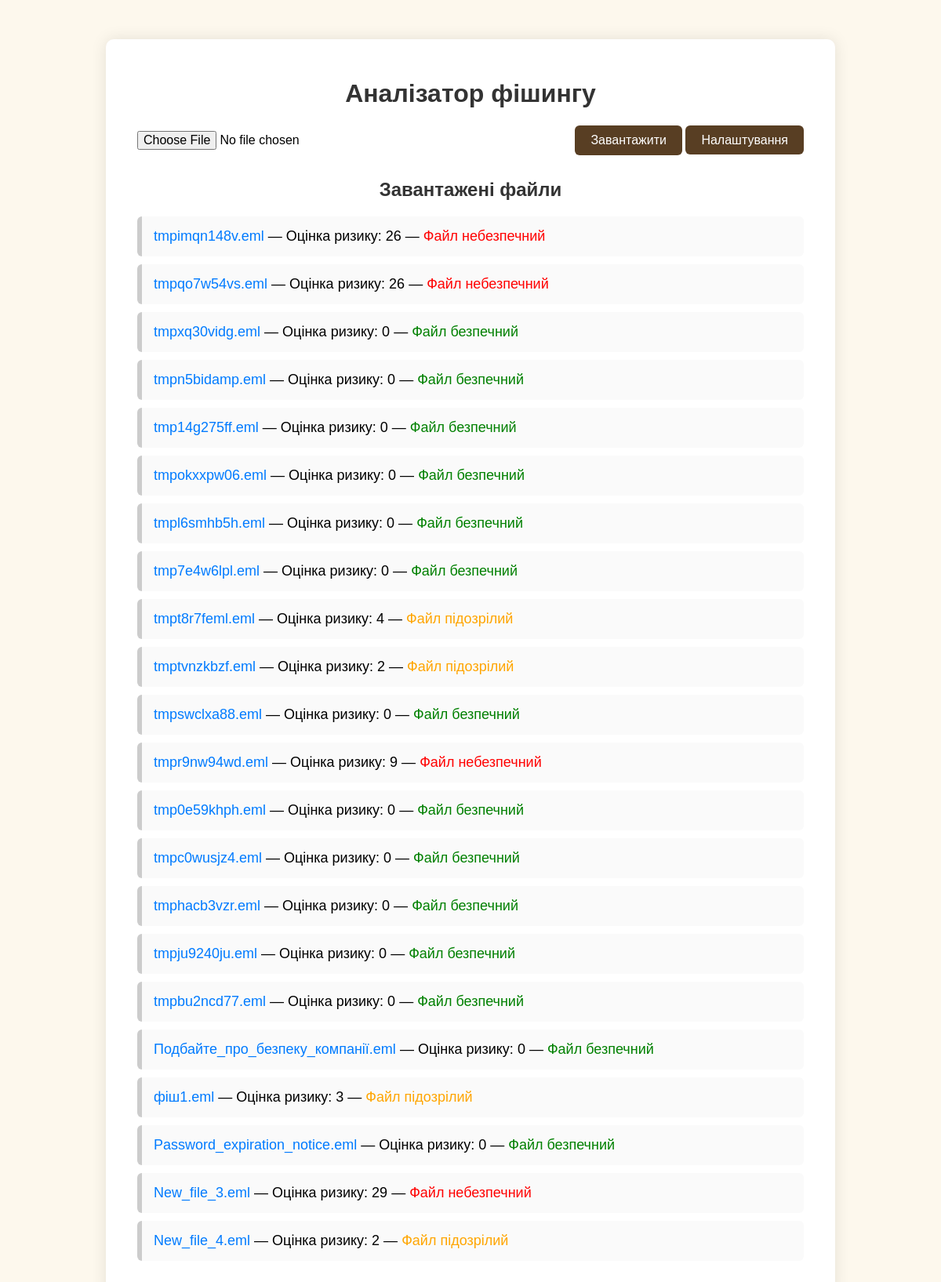
Before: / with the older database file.
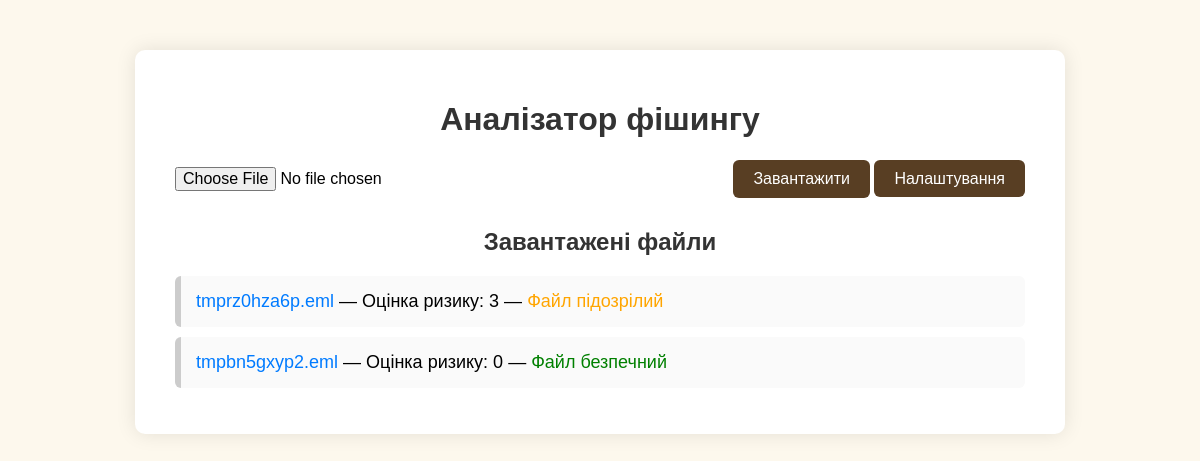
After: the same page with the newer database file.
### analyzer/models.py (models this page shows, shortened)
class UploadedFile(models.Model):
    STATUS_CHOICES = [
        ('analyzing', 'Аналізується'),
        ('done', 'Завершено'),
        ('error', 'Помилка'),
    ]
    file = models.FileField(upload_to='')
    risk_score = models.IntegerField(default=0)
    status = models.CharField(max_length=20, choices=STATUS_CHOICES, default='done')

### analyzer/views.py (the view, shortened to what this page needs)
# urls.py: path('', views.index, name='index'),
def index(request):
    files = UploadedFile.objects.order_by("-id")
    files_json = [{"id": f.id} for f in files]
    return render(
        request, "analyzer/index.html", {"files": files, "files_json": files_json}
    )

### analyzer/templates/analyzer/index.html (shortened to what this page needs)
{% load static %}
<!DOCTYPE html>
<html lang="uk">
<head>
</head>
<body>
    <div class="container">
        <h1>Аналізатор фішингу</h1>
        <form method="POST" enctype="multipart/form-data">
            <input type="file" id="file" name="file" required>
            <div>
                <button type="submit">Завантажити</button>
                <a class="settings-link" href="/settings/">Налаштування</a>
            </div>
        </form>
        <h2>Завантажені файли</h2>
        <ul>
            {% for file in files %}
                <li>
                    <a href="{{ file.file.url }}">{{ file.file.name }}</a> —
                    Оцінка ризику: <span id="score-{{ file.id }}">{{ file.risk_score }}</span> —
                    <span id="status-{{ file.id }}">
                        {% if file.status == 'analyzing' %}
                            <span style="color: gray;">Файл аналізується</span>
                        {% elif file.risk_score > 5 %}
                            <span style="color: red;">Файл небезпечний</span>
                        {% elif file.risk_score > 0 %}
                            <span style="color: orange;">Файл підозрілий</span>
                        {% else %}
                            <span style="color: green;">Файл безпечний</span>
                        {% endif %}
                    </span>
                </li>
            {% endfor %}
        </ul>
    </div>
</body>
</html>

### analyzer/templates/analyzer/index.html (style rules this page uses)
body { font-family: Arial, sans-serif; background-color: #fdf8ed; margin: 0; padding: 0; }
.container { max-width: 850px; margin: 50px auto; background-color: white; padding: 30px 40px; border-radius: 10px; box-shadow: 0 0 20px rgba(0,0,0,0.1); }
h1, h2 { text-align: center; color: #333; }
form { display: flex; flex-direction: row; align-items: center; gap: 15px; margin-bottom: 30px; justify-content: space-between; }
input[type="file"] { font-size: 16px; flex-grow: 1; }
button, .settings-link { background-color: #583E23; color: white; padding: 10px 20px; font-size: 16px; border: none; border-radius: 6px; cursor: pointer; transition: background-color 0.3s; text-decoration: none; }
ul { list-style-type: none; padding: 0; }
li { background-color: #fafafa; margin-bottom: 10px; padding: 15px; border-left: 6px solid #ccc; font-size: 18px; border-radius: 6px; }
a { color: #007bff; text-decoration: none; }

Changed rows visible on the page:
removed UploadedFile: file.name "tmpimqn148v.eml", risk_score "26", status "Файл небезпечний"
removed UploadedFile: file.name "tmpqo7w54vs.eml", risk_score "26", status "Файл небезпечний"
removed UploadedFile: file.name "tmpxq30vidg.eml", risk_score "0", status "Файл безпечний"
removed UploadedFile: file.name "tmpn5bidamp.eml", risk_score "0", status "Файл безпечний"
removed UploadedFile: file.name "tmp14g275ff.eml", risk_score "0", status "Файл безпечний"
removed UploadedFile: file.name "tmpokxxpw06.eml", risk_score "0", status "Файл безпечний"
removed UploadedFile: file.name "tmpl6smhb5h.eml", risk_score "0", status "Файл безпечний"
removed UploadedFile: file.name "tmp7e4w6lpl.eml", risk_score "0", status "Файл безпечний"
removed UploadedFile: file.name "tmpt8r7feml.eml", risk_score "4", status "Файл підозрілий"
removed UploadedFile: file.name "tmptvnzkbzf.eml", risk_score "2", status "Файл підозрілий"
removed UploadedFile: file.name "tmpswclxa88.eml", risk_score "0", status "Файл безпечний"
removed UploadedFile: file.name "tmpr9nw94wd.eml", risk_score "9", status "Файл небезпечний"
removed UploadedFile: file.name "tmp0e59khph.eml", risk_score "0", status "Файл безпечний"
removed UploadedFile: file.name "tmpc0wusjz4.eml", risk_score "0", status "Файл безпечний"
removed UploadedFile: file.name "tmphacb3vzr.eml", risk_score "0", status "Файл безпечний"
removed UploadedFile: file.name "tmpju9240ju.eml", risk_score "0", status "Файл безпечний"
removed UploadedFile: file.name "tmpbu2ncd77.eml", risk_score "0", status "Файл безпечний"
removed UploadedFile: file.name "Подбайте_про_безпеку_компанії.eml", risk_score "0", status "Файл безпечний"
removed UploadedFile: file.name "фіш1.eml", risk_score "3", status "Файл підозрілий"
removed UploadedFile: file.name "Password_expiration_notice.eml", risk_score "0", status "Файл безпечний"
changed UploadedFile: file.name "New_file_3.eml" → "tmprz0hza6p.eml"; risk_score "29" → "3"; risk_score "Файл небезпечний" → "Файл підозрілий"
changed UploadedFile: file.name "New_file_4.eml" → "tmpbn5gxyp2.eml"; risk_score "2" → "0"; risk_score "Файл підозрілий" → "Файл безпечний"
